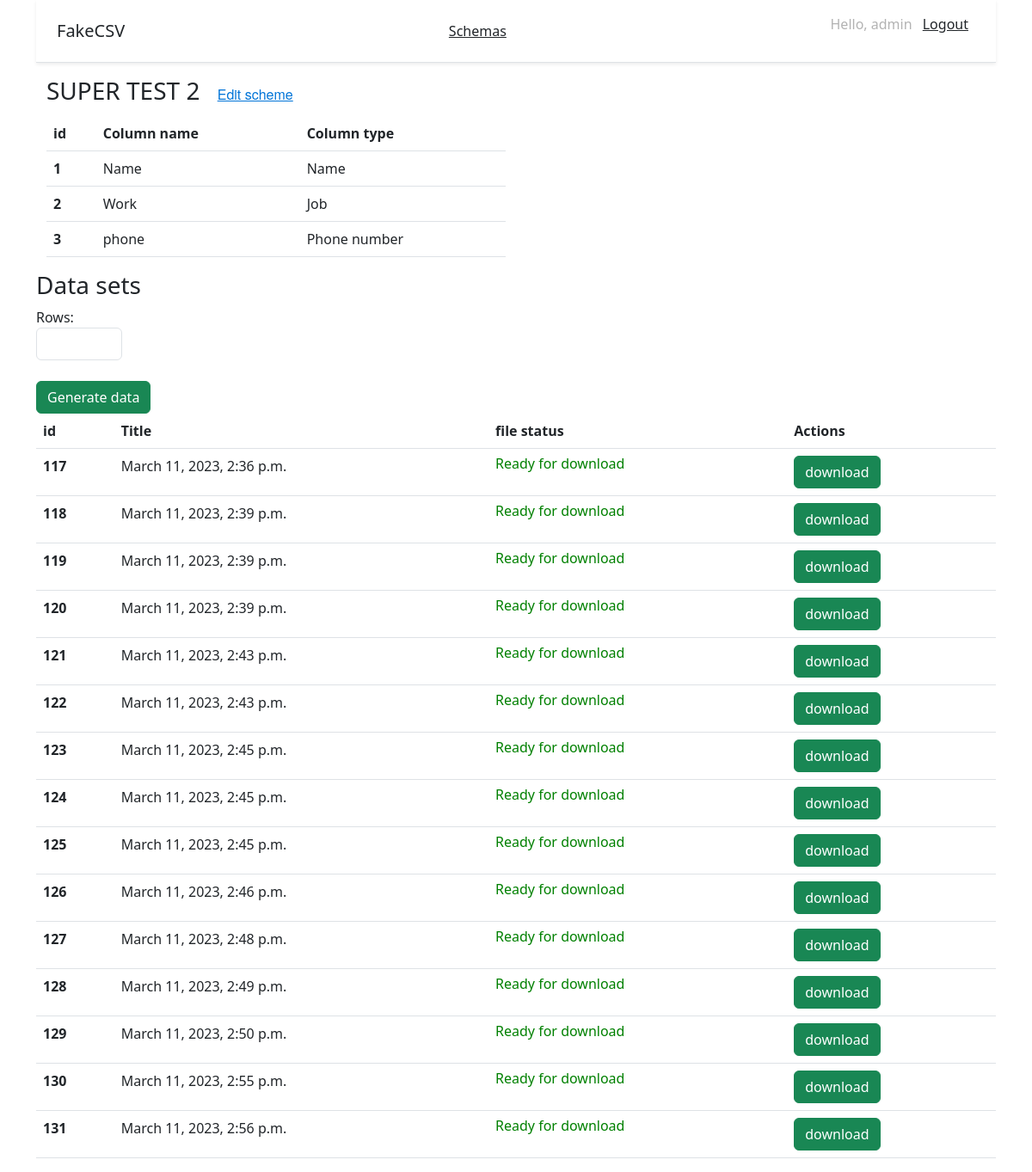
Page /generate_csv/7/ (signed in) on the committed database.
### mystical_users/models.py (models this page shows, shortened)
class Schema(models.Model):
    title = models.CharField(max_length=100, verbose_name='Title', blank=True)
    modified = models.DateTimeField(auto_now_add=True, verbose_name='Modified')

class Column(models.Model):
    name = models.CharField(max_length=60)
    type = models.CharField(max_length=20)
    order = models.IntegerField()
    number = models.IntegerField(blank=True, null=True)
    start = models.IntegerField(blank=True, null=True)
    end = models.IntegerField(blank=True, null=True)
    schema = models.ForeignKey(Schema, on_delete=models.CASCADE, blank=True)

class File(models.Model):
    path = models.CharField(max_length=500, null=True)
    name = models.CharField(max_length=500, null=True)
    created = models.DateTimeField(auto_now_add=True, verbose_name='Created', null=True)
    file = models.FileField(null=True, upload_to='file')
    schema = models.ForeignKey(Schema, on_delete=models.CASCADE, blank=True)

### mystical_users/views.py (the view)
# urls.py: path('generate_csv/<int:schema_id>/', views.generate_csv, name='generate_csv'),
@login_required
def generate_csv(request, schema_id):
    current_columns = Column.objects.filter(schema_id=schema_id).all()
    current_schema = Schema.objects.get(pk=schema_id)
    files = File.objects.filter(schema_id=schema_id).all()
    context = {
        'files': files,
        'current_schema': current_schema,
        'current_columns': current_columns
    }
    return render(request, 'generate_csv.html', context)

### mystical_users/templates/generate_csv.html (shortened to what this page needs)
{% extends 'base.html' %}
{% block content %}
<div class="container">
  <div class="row">
    <div class="col">
      <h3>
        {{ current_schema.title }}
        <small class="text-muted">
          <a class="btn btn-link" href="/generate_csv/{{ current_schema.id }}" id="Edit">Edit scheme</a>
        </small>
      </h3>
    </div>
  </div>
  <div class="row">
    <div class="col">
      <table class="table">
        <thead>
          <tr>
            <th scope="col">id</th>
            <th scope="col">Column name</th>
            <th scope="col">Column type</th>
          </tr>
        </thead>
        <tbody>
          {% for item in current_columns %}
          <tr>
            <th scope="row">{{ item.order }}</th>
            <td>{{ item.name }}</td>
            <td>{{ item.type }}</td>
          </tr>
          {% endfor %}
        </tbody>
      </table>
    </div>
    <div class="col">
    </div>
  </div>
</div>
<div class="row">
  <div class="col">
    <h3>Data sets</h3>
  </div>
  <div class="col">
  </div>
  <div class="col">
  </div>
  <div class="col">
  </div>
  <form id="myForm" method="post" enctype="multipart/form-data">
    <div class="col">
      Rows:
      <input type="number" class="form-control" value="start" name="count" style="width: 100px;" required>
    </div>
    <div class="col">
      <br>
      <button id="submit-button" class="btn btn-success" type="submit">Generate data</button>
    </div>
  </form>
</div>
<table class="table" id="second-table">
  <thead>
    <tr>
      <th scope="col">id</th>
      <th scope="col">Title</th>
      <th scope="col">file status</th>
      <th scope="col">Actions</th>
    </tr>
  </thead>
  <tbody>
    {% for item in files %}
    <tr>
      <th scope="row">{{ item.id }}</th>
      <td>{{ item.created }}</td>
      <td><h6 style="color: green;">Ready for download</h6> </td>
      <td><a id="download-button-{{ item.id }}" class="btn btn-success">download</a></td>
    </tr>
    {% endfor %}
  </tbody>
</table>
{% endblock %}

### mystical_users/templates/base.html (shortened to what this page needs)
<!doctype html>
<html lang="ru">
<head>
    <link href="https://cdn.jsdelivr.net/npm/bootstrap@5.3.0-alpha1/dist/css/bootstrap.min.css" rel="stylesheet">
    {% load static %}
    {% block extrastyle %}
    <link rel="stylesheet" href="{% static 'css/login.css' %}">
    <link rel="stylesheet" href="{% static 'css/schemas.css' %}">
    {% endblock %}
</head>
<body>
<div class="container">
  <div class="d-flex flex-column flex-md-row align-items-center justify-content-between p-3 px-md-4 mb-3 bg-white border-bottom shadow-sm">
      <div>
      <h5 class="my-0 font-weight-normal">FakeCSV</h5>
         </div>
         <div>
      <a class="p-2 text-dark" href="{% url 'schemas' %}">Schemas</a>
        </div>
    {% if request.user.is_authenticated %}
    <nav class="my-2 my-md-0" style="color: rgba(0, 0, 0, 0.3);">
      <p>Hello, {{ request.user.username }} <a class="p-2 text-dark" href="{% url 'logout' %}">Logout</a></p>
    </nav>
    {% endif %}
  </div>
</div>
    <div class="container">
        {% block content %}{% endblock %}
    </div>
</body>
</html>

### static/css/schemas.css (style rules this page uses)
#Edit { font-family: 'Helvetica Neue'; font-style: normal; font-weight: 400; font-size: 16px; line-height: 21px; color: #0275D8; }

### rows in the picture
Schema: title "SUPER TEST 2"
Column: order "1", name "Name", type "Name"
Column: order "2", name "Work", type "Job"
Column: order "3", name "phone", type "Phone number"
File: id "117", created "March 11, 2023, 2:36 p.m."
File: id "118", created "March 11, 2023, 2:39 p.m."
File: id "119", created "March 11, 2023, 2:39 p.m."
File: id "120", created "March 11, 2023, 2:39 p.m."
File: id "121", created "March 11, 2023, 2:43 p.m."
File: id "122", created "March 11, 2023, 2:43 p.m."
File: id "123", created "March 11, 2023, 2:45 p.m."
File: id "124", created "March 11, 2023, 2:45 p.m."
File: id "125", created "March 11, 2023, 2:45 p.m."
File: id "126", created "March 11, 2023, 2:46 p.m."
File: id "127", created "March 11, 2023, 2:48 p.m."
File: id "128", created "March 11, 2023, 2:49 p.m."
File: id "129", created "March 11, 2023, 2:50 p.m."
File: id "130", created "March 11, 2023, 2:55 p.m."
File: id "131", created "March 11, 2023, 2:56 p.m."

### other values in the picture
{{ request.user.username }} "admin"
